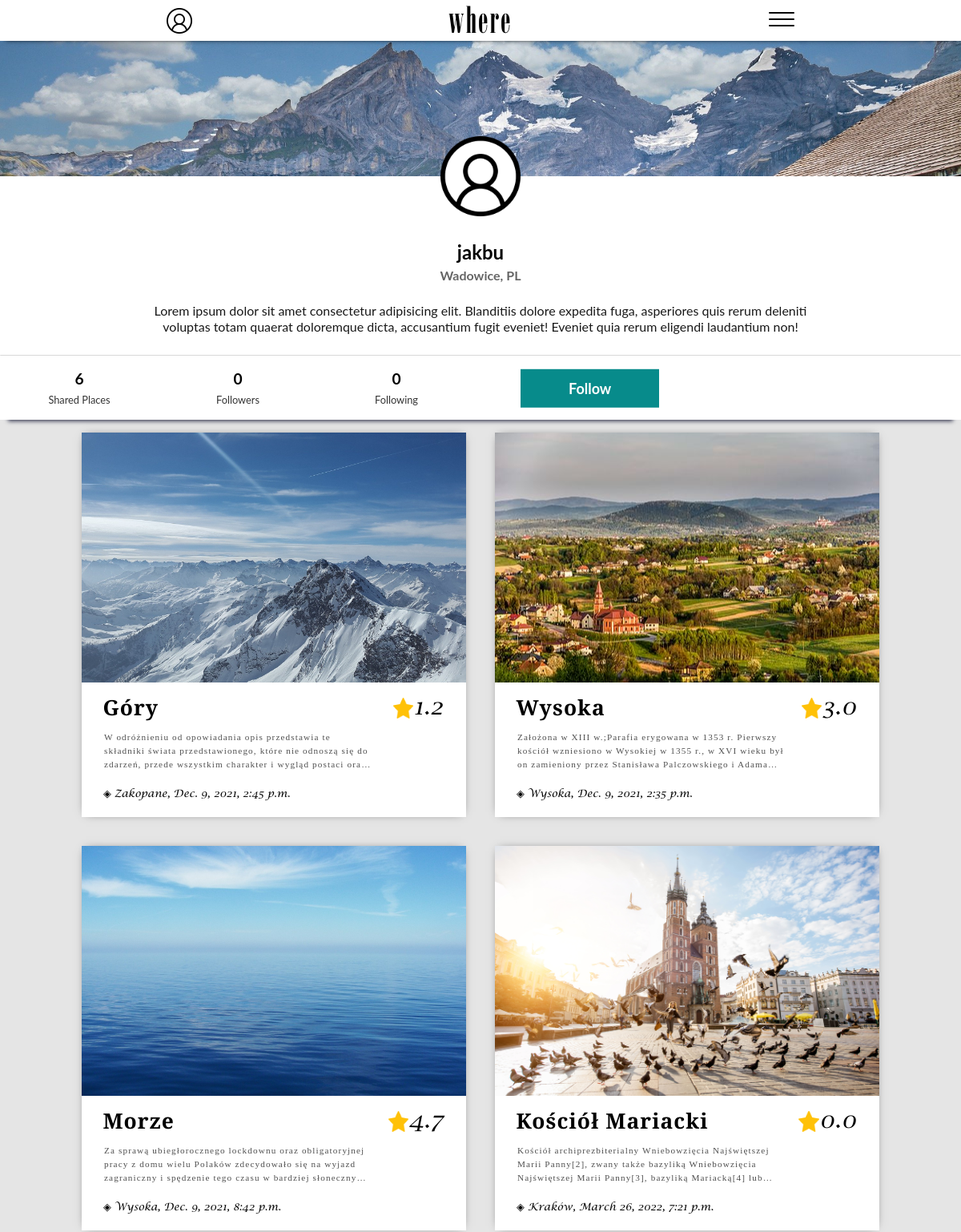
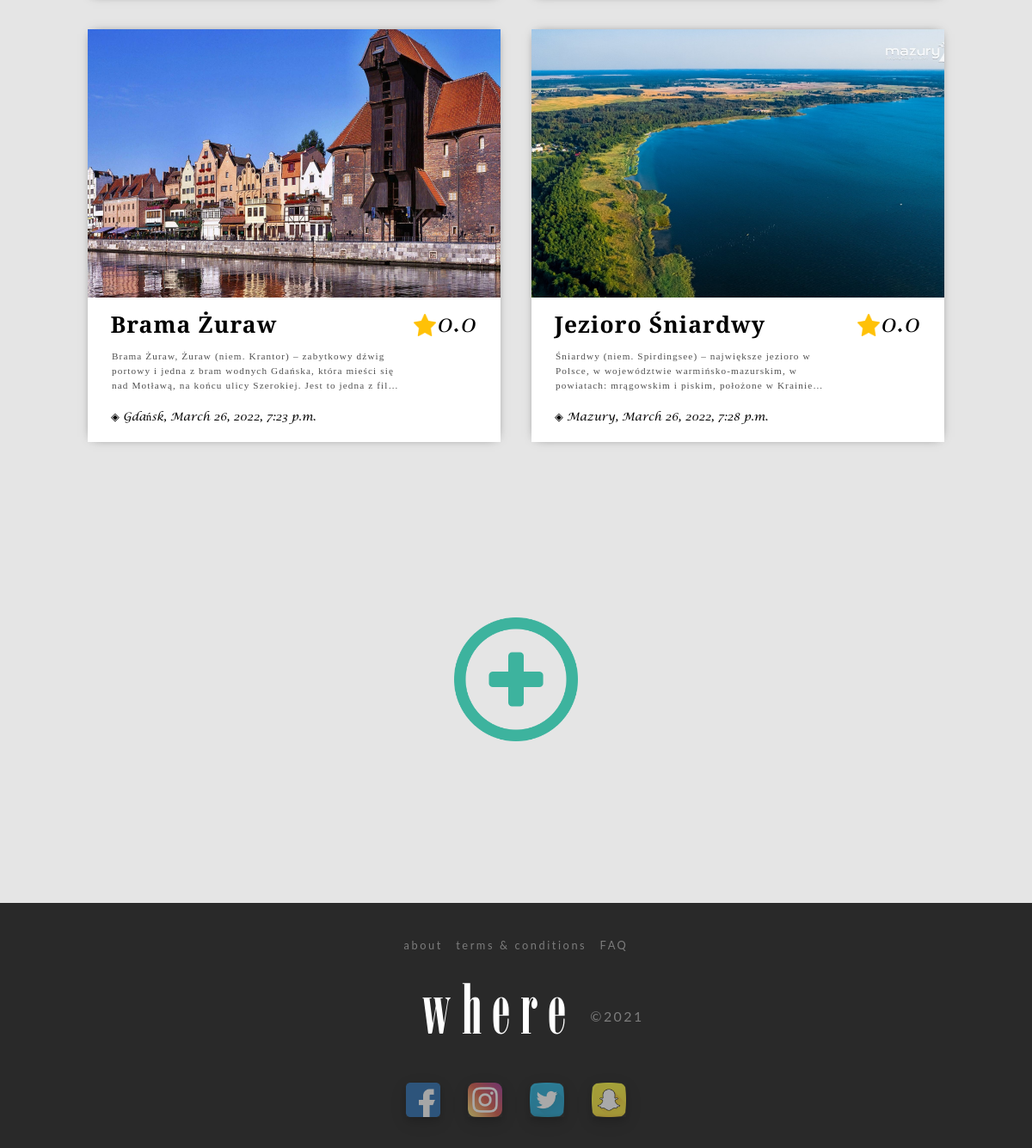
/profile-page/ (signed in), run on the app's committed database (2 pictures, top to bottom).
### places/models.py (models this page shows, shortened)
class Place(models.Model):
    title = models.CharField(max_length=30)
    type = models.CharField(max_length=30, null=True)
    city = models.CharField(max_length=50, null=True)
    address = models.CharField(max_length=200, null=True)
    description = models.CharField(max_length=2000, default='', null=True)
    image = models.ImageField(null=True, blank=True, upload_to="images/")
    rate = models.FloatField(default=0.0, null=True)
    author = models.ForeignKey(User, on_delete=models.CASCADE, default='')
    add_date = models.DateTimeField(default=datetime.now(), blank=True)

### places/views.py (the view)
# urls.py: path('profile-page/', views.profile, name='profile'),
def profile(request):
    places = Place.objects.filter(author = request.user)
    return render(request, "places/profile-page.html", {'places': places})

### places/templates/places/profile-page.html (shortened to what this page needs)
{% extends 'places/base.html' %}
{% load static %}
{% block content %}
    <link rel="stylesheet" type="text/css" href="{% static 'css/profile-page.css' %}">
    <div id="profile">
        <div id="background_img" style="background-image: url({% static 'assets/prof-bg.jpg' %});"></div>
        <img id='user_photo' src="{% static 'assets/user.png' %}" alt="">
        <div id="profile_info">
            <center>
                <h1 class="name">{{ user.username }}</h1>
                <h2 class="local">Wadowice, PL</h2>
                <p class="desc">Lorem ipsum dolor sit amet consectetur adipisicing elit. Blanditiis dolore expedita fuga, asperiores quis rerum deleniti voluptas totam quaerat doloremque dicta, accusantium fugit eveniet! Eveniet quia rerum eligendi laudantium non!</p>
                <hr>
            </center>
            <div id="prof_opt">
                <div id="profile_tabs">
                    <div class="tab shared_places">
                        <h1 class="nr">{{ places|length }}</h1>
                        <p class="tab_name">Shared Places</p>
                    </div>
                    <div class="tab nr_followers">
                        <h1 class="nr">0</h1>
                        <p class="tab_name">Followers</p>
                    </div>
                    <div class="tab nr_following">
                        <h1 class="nr">0</h1>
                        <p class="tab_name">Following</p>
                    </div>
                </div>
                <div id="follow_btn_field">
                    <input id='follow_button' type="button" value="Follow">
                </div>
            </div>
        </div>
        <div id="shared_places_field">
            {% for place in places %}
                <div id="trip" class="trip {{ place.id }}">
                    <div class="trip_photo" style="background-image: url( '../media/{{ place.image }}' )"></div>
                    <p class="trip_title">{{ place.title }}</p>
                    <div style="float: right;"> <img src="{% static 'assets/star.png' %}" class="rating_star"> <p class="trip_rate">{{ place.rate }}</p> </div>
                    <p class="trip_txt">{{ place.description|safe }}</p>
                    <p class="trip_date">&#9672; {{place.city}}, {{ place.add_date }}</p>
                </div>
            {% endfor %}
            <a href="{% url 'create_place'%}"><div id="trip" class="trip add_more_trips_profile_button"></div></a>
        </div>
    </div>
{% endblock content %}

### places/static/css/home_style.css (style rules this page uses)
:root { --green: rgb(7, 139, 139); }
* { margin:0; }
html { scroll-behavior: smooth; }
.trip { display: inline-block; overflow: hidden; width: 30em; height: 30em; background-color: white; margin: 1.5em; cursor: pointer; transition: 0.5s; -webkit-box-shadow: 0px 0px 12px -6px rgba(0,0,0,0.75); -moz-box-shadow: 0px 0px 12px -6px rgba(0,0,0,0.75); box-shadow: 0px 0px 12px -6px rgba(0,0,0,0.75); }
.trip_photo, .clicked_trip_photo { margin: 0; padding: 0; background-size: cover; background-position: center; transition: 0.5s; }
.trip_photo { height: 65%; }
.trip_title { position: relative; float: left; width: 70%; word-wrap: break-word; text-align: left; font-family: 'Playfair Display', serif; font-weight: 550; font-size: 1.65em; letter-spacing: 0.04em; margin-top: 0.5em; margin-left: 1em; overflow: hidden; text-overflow: ellipsis; display: -webkit-box; -webkit-line-clamp: 1; -webkit-box-orient: vertical; }
.rating_star { height: 1.6em; position: relative; float: left; margin: 1.2em 0 0 0; }
.trip_rate { position: relative; float: left; font-family: title_font_1; font-size: 1.8em; margin: 0.35em 1em 0 0; }
.trip_txt { position: relative; float: left; width: 70%; text-align: left; font-family: 'Playfair Display', serif; font-weight: lighter; word-wrap: break-word; font-size: 0.7em; letter-spacing: 0.1em; line-height: 1.5; color: rgb(80, 80, 80); margin: 1em 9em 1em 2.5em; overflow: hidden; text-overflow: ellipsis; display: -webkit-box; -webkit-line-clamp: 3; -webkit-box-orient: vertical; }
.trip_date { font-family: title_font_1; font-size: 0.8em; position: relative; float: left; margin-left: 2.1em; top: 0.6em; }
@media screen and (max-width: 1200px) { .trip { margin: 1em; } }

### data on the page
Place: image (picture), title "Góry", rate "1.2", description "W odróżnieniu od opowiadania opis przedstawia te składniki świata przedstawionego, które nie odnoszą się do zdarzeń, przede wszystkim charakter i wygląd postaci…", city "Zakopane", add_date "Dec. 9, 2021, 2:45 p.m."
Place: image (picture), title "Wysoka", rate "3.0", description "Założona w XIII w.;Parafia erygowana w 1353 r. Pierwszy kościół wzniesiono w Wysokiej w 1355 r., w XVI wieku był on zamieniony przez Stanisława Palczowskiego i…", city "Wysoka", add_date "Dec. 9, 2021, 2:35 p.m."
Place: image (picture), title "Morze", rate "4.7", description "Za sprawą ubiegłorocznego lockdownu oraz obligatoryjnej pracy z domu wielu Polaków zdecydowało się na wyjazd zagraniczny i spędzenie tego czasu w bardziej słonecznym…", city "Wysoka", add_date "Dec. 9, 2021, 8:42 p.m."
Place: image (picture), title "Kościół Mariacki", rate "0.0", description "Kościół archiprezbiterialny Wniebowzięcia Najświętszej Marii Panny[2], zwany także bazyliką Wniebowzięcia Najświętszej Marii Panny[3], bazyliką Mariacką[4]…", city "Kraków", add_date "March 26, 2022, 7:21 p.m."
Place: image (picture), title "Brama Żuraw", rate "0.0", description "Brama Żuraw, Żuraw (niem. Krantor) – zabytkowy dźwig portowy i jedna z bram wodnych Gdańska, która mieści się nad Motławą, na końcu ulicy Szerokiej. Jest to jedna z…", city "Gdańsk", add_date "March 26, 2022, 7:23 p.m."
Place: image (picture), title "Jezioro Śniardwy", rate "0.0", description "Śniardwy (niem. Spirdingsee) – największe jezioro w Polsce, w województwie warmińsko-mazurskim, w powiatach: mrągowskim i piskim, położone w…", city "Mazury", add_date "March 26, 2022, 7:28 p.m."

### other printed values
{{ user.username }} "jakbu"
{{ places|length }} "6"
